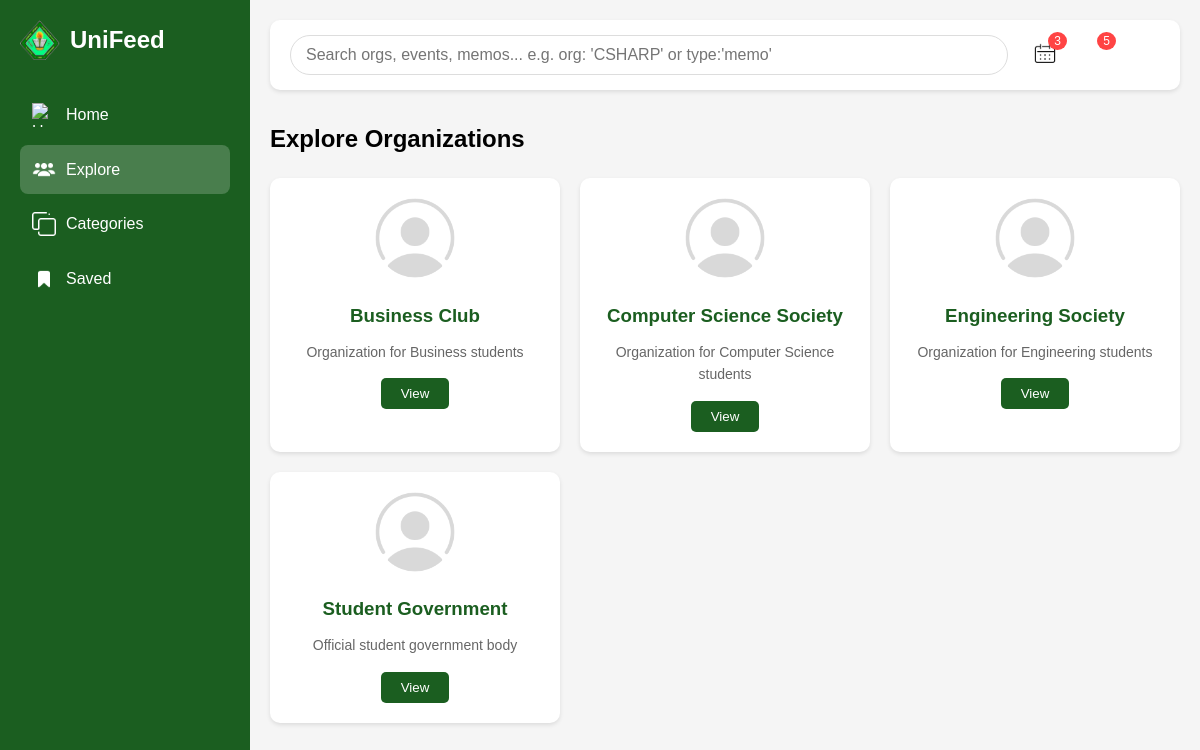
The app's page /explore.php (signed in) with its own data.
### tables this page shows
CREATE TABLE `organizations` (
  `org_id` int(11) NOT NULL AUTO_INCREMENT,
  `name` varchar(100) NOT NULL,
  `description` text DEFAULT NULL,
  `logo_url` varchar(255) DEFAULT NULL,
  `contact_email` varchar(100) DEFAULT NULL,
  `is_active` tinyint(1) DEFAULT 1,
  `created_at` timestamp NOT NULL DEFAULT current_timestamp(),
  `updated_at` timestamp NOT NULL DEFAULT current_timestamp() ON UPDATE current_timestamp(),
  PRIMARY KEY (`org_id`)
);

### explore.php (the view, shortened to what this page needs)
<?php
require_once 'includes/db.php';
$stmt = $conn->query("SELECT * FROM organizations ORDER BY name LIMIT 30");
$organizations = $stmt->fetchAll(PDO::FETCH_ASSOC);
?>
<!DOCTYPE html>
<html lang="en">
<head>
    <link rel="stylesheet" href="css/style.css" />
</head>
<body>
    <div class="layout">
        <aside class="sidebar">
            <div class="logo">
                <img src="images/cvsu-logo.png" alt="CvSU Logo" />
                <span>UniFeed</span>
            </div>
            <nav>
                <a href="index.php" class="nav-item">
                    <img src="images/home.png" alt="Home" />
                    <span>Home</span>
                </a>
                <a href="explore.php" class="nav-item active">
                    <img src="images/explore.png" alt="Explore" />
                    <span>Explore</span>
                </a>
                <a href="categories.php" class="nav-item">
                    <img src="images/category.png" alt="Category" />
                    <span>Categories</span>
                </a>
                <a href="saved.php" class="nav-item">
                    <img src="images/saved.png" alt="Saved" />
                    <span>Saved</span>
                </a>
            </nav>
        </aside>
        <main class="main-content">
            <div class="top-bar">
                <div class="search-container">
                    <input type="text" placeholder="Search orgs, events, memos... e.g. org: 'CSHARP' or type:'memo'" />
                </div>
                <div class="top-icons">
                    <button class="icon-btn">
                        <img src="images/calendar.png" alt="Calendar" />
                        <span class="notification-badge">3</span>
                    </button>
                    <button class="icon-btn notif-btn">
                        <img src="images/notif.png" alt="Notifications" />
                        <span class="notif-badge">5</span>
                    </button>
                    <button class="icon-btn">
                        <img src="images/profile.png" alt="Profile" />
                    </button>
                </div>
            </div>
            <section class="orgs-section">
                <h2>Explore Organizations</h2>
                <div class="orgs-list">
                    <?php foreach ($organizations as $org): ?>
                        <div class="org-card">
                            <img src="<?php echo htmlspecialchars($org['logo_url'] ?: 'images/profile.png'); ?>" alt="Org Logo" />
                            <h3><?php echo htmlspecialchars($org['name']); ?></h3>
                            <p><?php echo htmlspecialchars($org['description']); ?></p>
                            <button class="view-btn">View</button>
                        </div>
                    <?php endforeach; ?>
                </div>
            </section>
        </main>
    </div>
</body>
</html>

### css/style.css (style rules this page uses)
* { margin: 0; padding: 0; box-sizing: border-box; font-family: Arial, sans-serif; }
body { line-height: 1.6; background-color: #f4f4f4; }
.layout { display: flex; min-height: 100vh; }
.sidebar { width: 250px; background-color: #1B5E20; padding: 20px; color: white; position: fixed; height: 100vh; transition: background-color 0.3s ease; }
.logo { display: flex; align-items: center; gap: 10px; margin-bottom: 30px; }
.logo img { width: 40px; height: 40px; }
.logo span { font-size: 24px; font-weight: bold; }
.nav-item { display: flex; align-items: center; gap: 10px; padding: 12px; color: white; text-decoration: none; border-radius: 8px; margin-bottom: 5px; }
.nav-item.active { background-color: rgba(255, 255, 255, 0.2); }
.nav-item img { width: 24px; height: 24px; }
.main-content { flex: 1; margin-left: 250px; padding: 20px; background-color: #f5f5f5; transition: background-color 0.3s ease; }
.top-bar { display: flex; justify-content: space-between; align-items: center; background-color: white; padding: 15px 20px; border-radius: 10px; margin-bottom: 20px; box-shadow: 0 2px 4px rgba(0,0,0,0.1); }
.search-container { flex: 1; margin-right: 20px; }
.search-container input { width: 100%; padding: 10px 15px; border: 1px solid #ddd; border-radius: 20px; font-size: 16px; }
.top-icons { display: flex; gap: 15px; position: relative; }
.icon-btn { position: relative; background: none; border: none; cursor: pointer; padding: 5px; }
.icon-btn img { width: 24px; height: 24px; }
.notification-badge { position: absolute; top: -5px; right: -5px; background: #ff4444; color: white; border-radius: 50%; padding: 2px 6px; font-size: 12px; }
.notif-badge { position: absolute; top: -5px; right: -5px; background: #ff4444; color: white; border-radius: 50%; padding: 2px 6px; font-size: 12px; }
.orgs-section { margin-top: 30px; }
.orgs-list { display: grid; grid-template-columns: repeat(auto-fill, minmax(250px, 1fr)); gap: 20px; margin-top: 20px; }
.org-card { background: white; border-radius: 10px; padding: 20px; text-align: center; box-shadow: 0 2px 4px rgba(0,0,0,0.1); }
.org-card img { width: 80px; height: 80px; border-radius: 50%; margin-bottom: 15px; }
.org-card h3 { color: #1B5E20; margin: 0 0 10px; }
.org-card p { color: #666; margin-bottom: 15px; font-size: 14px; }
.view-btn { background: #1B5E20; color: white; border: none; padding: 8px 20px; border-radius: 5px; cursor: pointer; }

### records on screen
organizations: logo_url (placeholder picture), name "Business Club", description "Organization for Business students"
organizations: logo_url (placeholder picture), name "Computer Science Society", description "Organization for Computer Science students"
organizations: logo_url (placeholder picture), name "Engineering Society", description "Organization for Engineering students"
organizations: logo_url (placeholder picture), name "Student Government", description "Official student government body"
